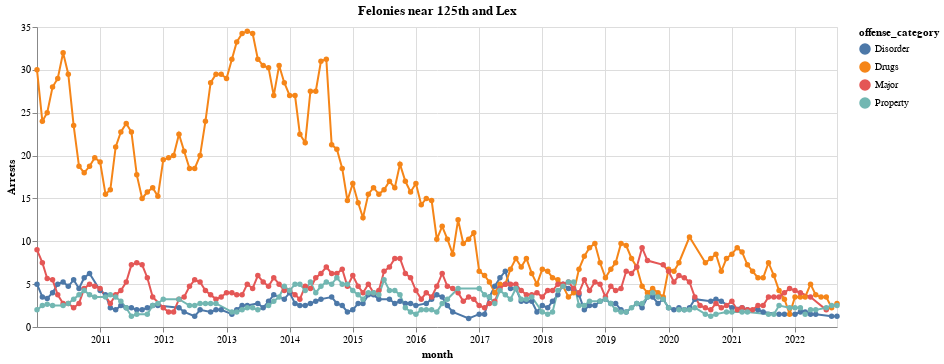

Source (notebook cell):
### Code cell
(altair.Chart(arrests_df)
    .mark_line(point=altair.OverlayMarkDef(color='year'))
    .encode(
        x='month:T',
        y='Arrests',
        color='offense_category',
    ).properties(
        width=800,
        height=300,
        title='Felonies near 125th and Lex'
    )
)

### Figure 1 — Vega-Lite specification as saved in the notebook (floating-point values rounded to 4 significant figures; data arrays with more than 128 entries replaced by an {"elided": "..."} marker saying what was removed)
{"$schema": "https://vega.github.io/schema/vega-lite/v4.17.0.json", "config": {"view": {"continuousHeight": 300, "continuousWidth": 400}}, "data": {"name": "data-d74e668080ec2339686dfdc1e934c2f3"}, "datasets": {"data-d74e668080ec2339686dfdc1e934c2f3": {"elided": "550 records"}}, "encoding": {"color": {"field": "offense_category", "type": "nominal"}, "x": {"field": "month", "type": "temporal"}, "y": {"field": "Arrests", "type": "quantitative"}}, "height": 300, "mark": {"point": {"color": "year"}, "type": "line"}, "title": "Felonies near 125th and Lex", "width": 800}
